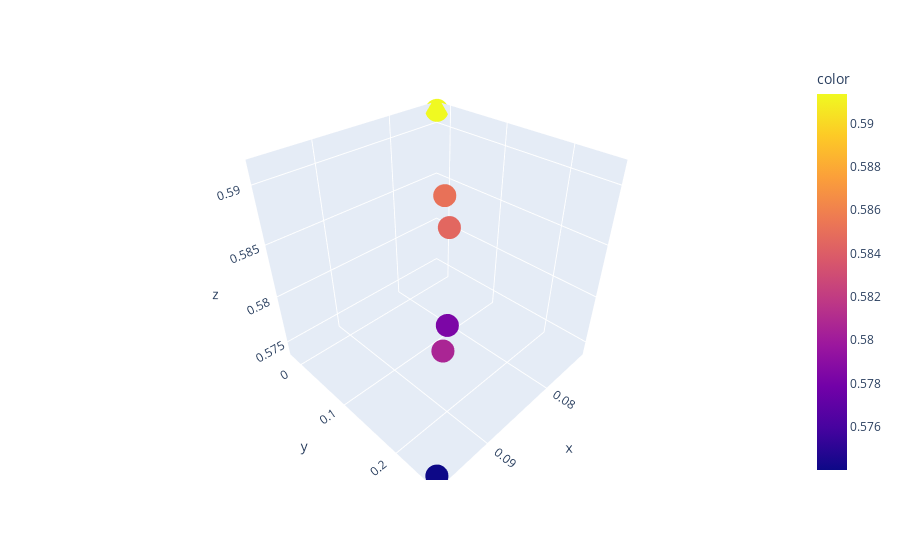

Notebook code for this chart:
### Code cell
indexArr = range(len(X))
start=0
end= len(X)

#fig = px.scatter(x=Y[start:end], y=X[start:end], color=Z,hover_data=[indexArr])
fig = px.scatter_3d(x=Y[start:end], y=X[start:end],z=Z,color=Z,hover_data=[indexArr])

fig2 = px.scatter_3d(x=Y[start:end], y=X[start:end],z=Z, color=Z,hover_data=[indexArr])

fig.show()
fig2.write_html("mod0.html")

### Figure 1 — Plotly figure (JSON) as saved in the notebook; plotly's stock layout.template omitted (floating-point values rounded to 4 significant figures)
{"data": [{"customdata": [[0], [1], [2], [3], [4], [5]], "hovertemplate": "x=%{x}<br>y=%{y}<br>z=%{z}<br>hover_data_0=%{customdata[0]}<br>color=%{marker.color}<extra></extra>", "legendgroup": "", "marker": {"color": [0.5914, 0.5851, 0.5845, 0.5783, 0.5806, 0.574], "coloraxis": "coloraxis", "symbol": "circle"}, "mode": "markers", "name": "", "scene": "scene", "showlegend": false, "type": "scatter3d", "x": [0.07339, 0.07672, 0.08068, 0.08553, 0.09088, 0.09632], "y": [-0.01915, 0.03671, 0.09202, 0.1465, 0.2015, 0.2576], "z": [0.5914, 0.5851, 0.5845, 0.5783, 0.5806, 0.574]}], "layout": {"coloraxis": {"colorbar": {"title": {"text": "color"}}, "colorscale": [[0, "#0d0887"], [0.1111, "#46039f"], [0.2222, "#7201a8"], [0.3333, "#9c179e"], [0.4444, "#bd3786"], [0.5556, "#d8576b"], [0.6667, "#ed7953"], [0.7778, "#fb9f3a"], [0.8889, "#fdca26"], [1, "#f0f921"]]}, "legend": {"tracegroupgap": 0}, "margin": {"t": 60}, "scene": {"domain": {"x": [0, 1], "y": [0, 1]}, "xaxis": {"title": {"text": "x"}}, "yaxis": {"title": {"text": "y"}}, "zaxis": {"title": {"text": "z"}}}}}
